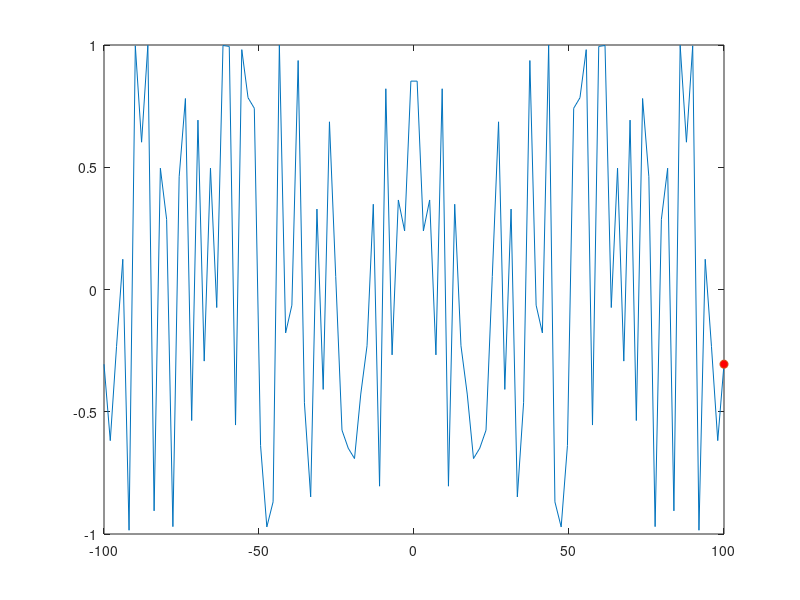

The MATLAB script that drew this image:
clearvars; close all; clc;

% X = [randn(100,3), randi([1 100],100,2)];
% 
% scatter3(X(:,1), X(:,2),X(:,3),X(:,4),X(:,5),"filled") 
% colorbar

x = linspace(-100,100,100);
y = sin(x.^2);

for i=1:length(x)
    plot(x,y)
    hold on
    plot(x(i),y(i), 'o', 'MarkerFaceColor', "red")
    hold off
    drawnow
    pause(0.1)
end